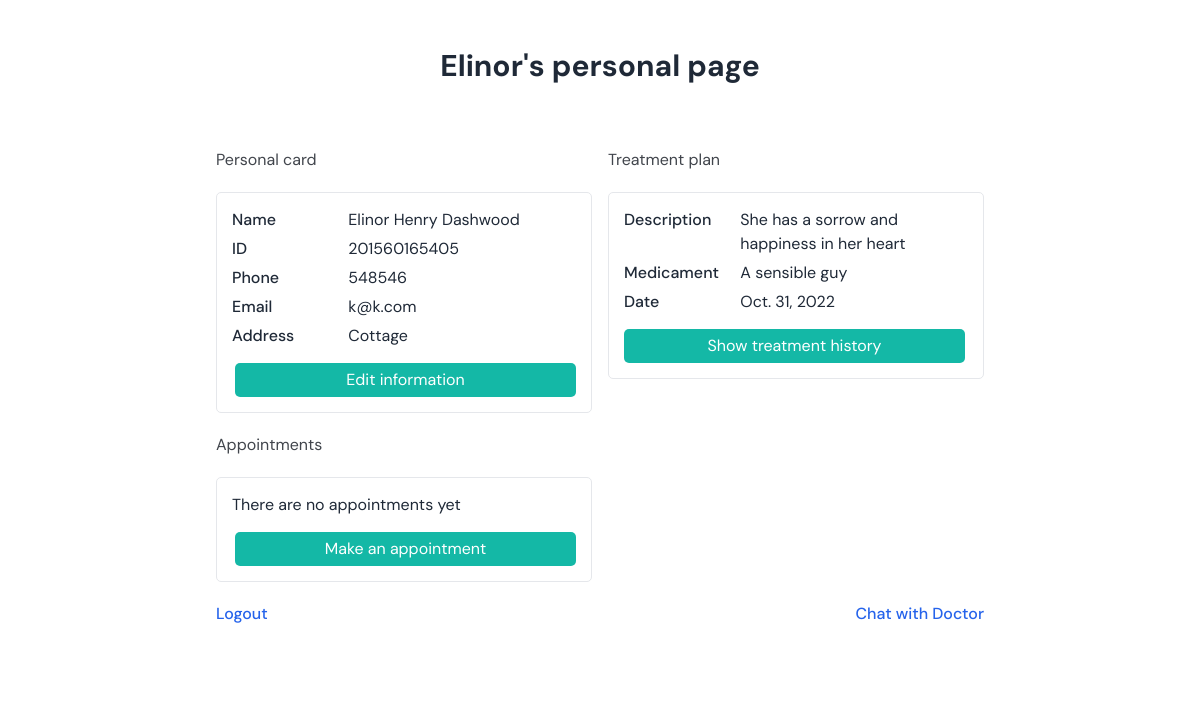
Before: /users/personal (signed in) with the older database file.
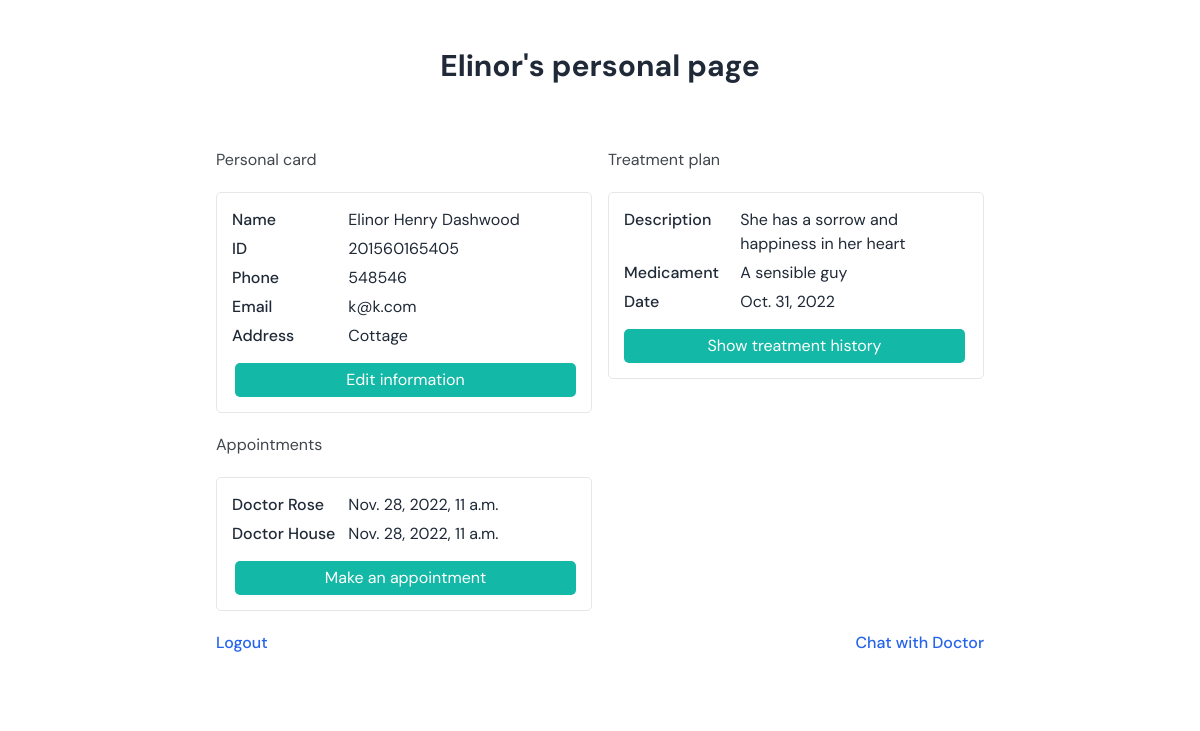
After: the same page with the newer database file.
### users/models.py (models this page shows, shortened)
class Treatment(models.Model):
    patient = models.ForeignKey(Patient, on_delete=models.CASCADE, related_name='treatments')
    doctor = models.ForeignKey(Doctor, on_delete=models.CASCADE, related_name='treatments')
    description = models.CharField(max_length=200, default='Description empty')
    medicaments = models.CharField(max_length=50, default='Medicements empty')
    date = models.DateField()

class Appointment(models.Model):
    patient = models.ForeignKey(Patient, on_delete=models.CASCADE, related_name='appointments')
    doctor = models.ForeignKey(Doctor, on_delete=models.CASCADE, related_name='appointments')
    medical_service = models.CharField(max_length = 50)
    date = models.DateTimeField()

class Doctor(models.Model):
    user = models.OneToOneField(User, on_delete=models.CASCADE, primary_key=True)
    date_of_birth = models.DateField(blank=True)
    IIN = models.IntegerField(max_length=12, blank=True)
    gov_id = models.IntegerField(max_length=12,blank=True)
    name = models.CharField(max_length=50, blank=True)
    surname = models.CharField(max_length=50, blank=True)
    middle_name = models.CharField(max_length=50, blank=True)
    phone_number = models.CharField(max_length=11,blank=True)
    spec = models.ForeignKey(Specialization, on_delete = models.SET_NULL, blank = True, null = True)
    experience = models.CharField(max_length=2, blank=True)
    photo = models.ImageField(upload_to='images', blank=True)
    category=models.CharField(max_length=10, blank=True)
    appointment_price = models.CharField(max_length = 7, blank=True)
    education = models.CharField(max_length=30, blank=True)
    rating = models.IntegerField(max_length = 2, blank=True)
    address = models.CharField(max_length = 30, blank=True)
    homepage = models.URLField(blank=True)
    def __str__(self):
        return f"Doctor {str(self.user)}"

class User(AbstractUser):
    name = models.CharField(max_length=30)
    surname = models.CharField(max_length=30)

### users/views.py (the view, shortened to what this page needs)
# urls.py: path('personal', views.personal, name='personal'),
@login_required
def personal(request):
    user = request.user
    if is_patient(user):
        if not user.patient.chatrooms.first():
            Chatrooms.objects.create(patient = user.patient, doctor = user.patient.assigned_doctor)
        return render(request, 'users/patient_page.html')
    elif is_doctor(user):
        return render(request, 'users/doctor_page.html')
    elif is_admin(user):
        patients = Patient.objects.all()
        doctors = Doctor.objects.all()
        return render(request, 'users/admin_page.html', {
            'patients' : patients, 'doctors' : doctors
        })
    return HttpResponseRedirect(reverse('admin:index'))

### users/views.py (called while the page is built)
def is_patient(user):
    try:
        if user.patient:
            return True
    except:
        return False

### users/templates/users/patient_page.html (shortened to what the changed rows need)
{% extends 'users/layout.html' %}
{% block head %}
  <link rel="stylesheet" href="https://unpkg.com/aos@next/dist/aos.css" />
{% endblock %}
{% block body %}
	<div class="font-body antialiased text-[#41454c] bg-[#FFFFFF]">
		<div class="py-6 sm:py-8 lg:py-12">
			<div class="px-4 mx-auto max-w-7xl md:px-8">
				<div class="max-w-[768px] mx-auto mb-10 md:mb-16">
					<h2 class="text-gray-800 text-2xl lg:text-3xl font-bold text-center mb-4 md:mb-6">{{request.user.username}}'s personal page</h2>
				</div>
				<div class="max-w-screen-md grid gap-4 mx-auto sm:grid-cols-2">
					<div class="space-y-[20px]">
            <div class="grid grid-cols-3 border-[1px] rounded-global p-[15px] gap-[5px]">
              {%for appointment in request.user.patient.appointments.all|dictsortreversed:"date"%}
							<label class="col-span-1 font-medium inline-block text-gray-800 text-sm sm:text-base">{{appointment.doctor}}</label>
							<label class="col-span-2 inline-block text-gray-800 text-sm sm:text-base">{{appointment.date}}</label>
              {% empty %}
              <label class="col-span-3 inline-block text-gray-800 text-sm sm:text-base">There are no appointments yet</label>
              {% endfor %}
							<button class="text-white rounded-global col-span-3 bg-teal-500 px-[0px] mt-[10px] py-[5px] ml-[3px]" onClick="location.href='{% url 'search_appointment' %}'">Make an appointment</button>
						</div>
					</div>
					<div class="space-y-[20px]">
						<div class="grid grid-cols-3 border-[1px] rounded-global p-[15px] gap-[5px]">
							{% for treatment in request.user.patient.treatments.all|dictsortreversed:"date" %}
							{% if forloop.counter == 1 %}
							<label class="col-span-1 font-medium inline-block text-gray-800 text-sm sm:text-base">Description</label>
							<label class="col-span-2 inline-block text-gray-800 text-sm sm:text-base">{{treatment.description}}</label>
              <label class="col-span-1 font-medium inline-block text-gray-800 text-sm sm:text-base">Medicament</label>
							<label class="col-span-2 inline-block text-gray-800 text-sm sm:text-base">{{treatment.medicaments}}</label>
              <label class="col-span-1 font-medium inline-block text-gray-800 text-sm sm:text-base">Date</label>
							<label class="col-span-2 inline-block text-gray-800 text-sm sm:text-base">{{treatment.date}}</label>
							{% endif %}
							{% empty %}
							<label class="col-span-3 inline-block text-gray-800 text-sm sm:text-base">There are no treatments yet</label>
							{% endfor %}
              <button class="col-span-3 text-white rounded-global mt-[10px] t-[10px] px-[0px] bg-teal-500 py-[5px] mr-[3px]" onclick="show_treatment_history(); show_mod();">Show treatment history</button>
            </div>
          </div>
				</div>
			</div>
		</div>
	</div>
{% endblock %}

Changed rows visible on the page:
added Appointment: doctor "Doctor Rose", date "Nov. 28, 2022, 11 a.m."
added Appointment: doctor "Doctor House", date "Nov. 28, 2022, 11 a.m."
Other visible differences:
text no longer shown: "There are no appointments yet"
